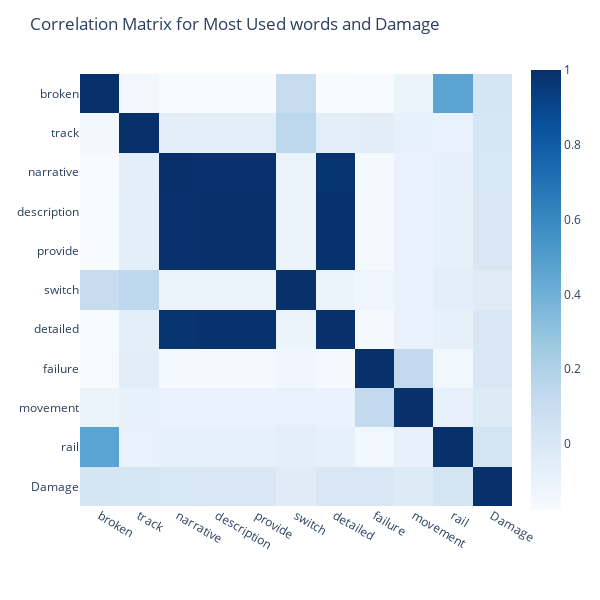

Write notebook code for a chart like this one.
### Code cell
# Calculate the total frequency for each word
word_counts_total_train = word_counts_train.sum()

# Sort the words by frequency in descending order
top_words_train = word_counts_total_train.sort_values(ascending=False).head(10).index
top_words_train = top_words_train.tolist()

# Filter the word_counts DataFrame to include only the most frequent words
top_words_train = word_counts_train[top_words_train]
top_words_train["Damage"] = train_data["Damage"]

# Create the correlation matrix
corr_words_train = top_words_train.corr()

# Create the interactive correlation plot using Plotly
fig = px.imshow(corr_words_train,
                color_continuous_scale='Blues')

fig.update_layout(
    width=600,
    height=600,
    title='Correlation Matrix for Most Used words and Damage'
)
pio.write_image(fig, file='../img/correlation/corr_matrix_train.png', format='png')
fig.show()

### Figure 1 — Plotly figure (JSON) as saved in the notebook; plotly's stock layout.template omitted (floating-point values rounded to 4 significant figures)
{"data": [{"coloraxis": "coloraxis", "hovertemplate": "x: %{x}<br>y: %{y}<br>color: %{z}<extra></extra>", "name": "0", "type": "heatmap", "x": ["broken", "track", "narrative", "description", "provide", "switch", "detailed", "failure", "movement", "rail", "Damage"], "xaxis": "x", "y": ["broken", "track", "narrative", "description", "provide", "switch", "detailed", "failure", "movement", "rail", "Damage"], "yaxis": "y", "z": [[1, -0.1408, -0.1762, -0.1752, -0.1752, 0.1115, -0.1733, -0.1707, -0.1088, 0.469, 0.02726], [-0.1408, 1, -0.05652, -0.05546, -0.05546, 0.1522, -0.05351, -0.05013, -0.08055, -0.0914, 0.01338], [-0.1762, -0.05652, 1, 0.9942, 0.9942, -0.1066, 0.9837, -0.1581, -0.1008, -0.07517, 0.005303], [-0.1752, -0.05546, 0.9942, 1, 1, -0.1055, 0.9894, -0.1572, -0.1002, -0.0741, 0.004176], [-0.1752, -0.05546, 0.9942, 1, 1, -0.1055, 0.9894, -0.1572, -0.1002, -0.0741, 0.004176], [0.1115, 0.1522, -0.1066, -0.1055, -0.1055, 1, -0.1034, -0.1316, -0.09657, -0.05914, -0.03673], [-0.1733, -0.05351, 0.9837, 0.9894, 0.9894, -0.1034, 1, -0.1556, -0.09914, -0.07213, 0.004244], [-0.1707, -0.05013, -0.1581, -0.1572, -0.1572, -0.1316, -0.1556, 1, 0.1306, -0.1352, 0.004373], [-0.1088, -0.08055, -0.1008, -0.1002, -0.1002, -0.09657, -0.09914, 0.1306, 1, -0.08615, -0.02481], [0.469, -0.0914, -0.07517, -0.0741, -0.0741, -0.05914, -0.07213, -0.1352, -0.08615, 1, 0.03674], [0.02726, 0.01338, 0.005303, 0.004176, 0.004176, -0.03673, 0.004244, 0.004373, -0.02481, 0.03674, 1]]}], "layout": {"coloraxis": {"colorscale": [[0, "rgb(247,251,255)"], [0.125, "rgb(222,235,247)"], [0.25, "rgb(198,219,239)"], [0.375, "rgb(158,202,225)"], [0.5, "rgb(107,174,214)"], [0.625, "rgb(66,146,198)"], [0.75, "rgb(33,113,181)"], [0.875, "rgb(8,81,156)"], [1, "rgb(8,48,107)"]]}, "height": 600, "margin": {"t": 60}, "title": {"text": "Correlation Matrix for Most Used words and Damage"}, "width": 600, "xaxis": {"anchor": "y", "constrain": "domain", "domain": [0, 1], "scaleanchor": "y"}, "yaxis": {"anchor": "x", "autorange": "reversed", "constrain": "domain", "domain": [0, 1]}}}
